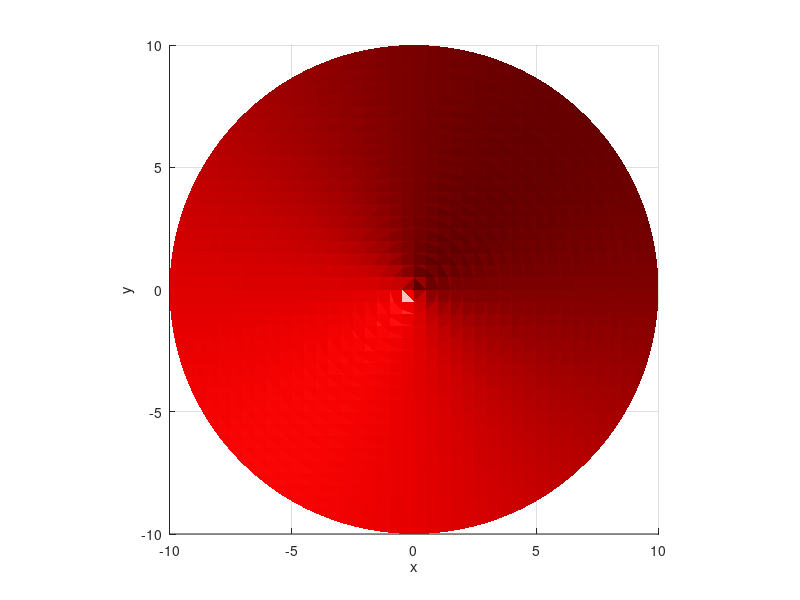

Write the MATLAB code that produced this figure.
clc
clf
clear

[X, Y, Z] = meshgrid(-10:0.5:10, -10:0.5:10, -10:0.5:10);
a = 1; b = 1; c = 1;
V = X.^2/a^2 + Y.^2/b^2 - Z.^2/c^2;
p = patch(isosurface(X, Y, Z, V, 0));
set(p, 'FaceColor', 'red', 'EdgeColor', 'none');
axis equal;
xlabel('x'); ylabel('y'); zlabel('z');
grid on; hold on; axis([-10 10 -10 10 -10 10]);
quiver3(-10, 0, 0, 20, 0, 0, 'Color', 'black');
quiver3(0, -10, 0, 0, 20, 0, 'Color', 'black');
quiver3(0, 0, -10, 0, 0, 20, 'Color', 'black');
camlight